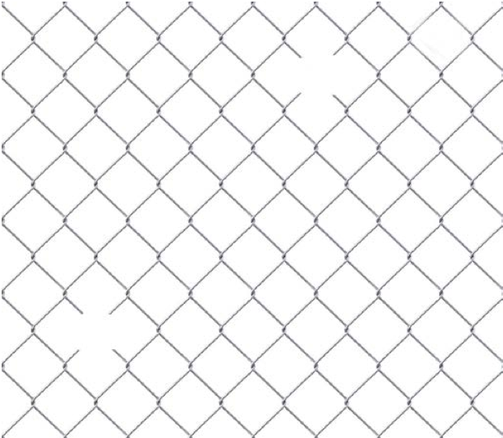
%> input picture Lab_03/fence.png, 503 x 438 px, shrunk from 622 x 542 before the run
$ octave bai2.m   (GNU Octave 9; MATLAB toolbox functions it lacks are replaced by stand-ins)
%> lines starting %> are read from the running program, lines starting %| are printed output that depends on the picture
pkg load image;

I = imread("../fence.png");
%> I is the input picture: size 438x503x3 uint8; mean R, G, B 245.1, 245.1, 245.3

G = imread("../noiseSP.png");
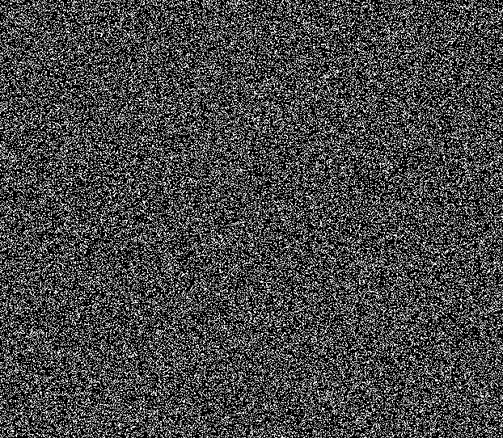
%> input picture Lab_03/noiseSP.png, 503 x 438 px, shrunk from 622 x 542 before the run
%> G is the input picture: size 438x503 uint8; min 0, max 255, mean 70

for channel = 1:3

    sub_I = I(:,:,channel);

    F(:,:,channel) = uint8(sub_I.*not(G));

endfor
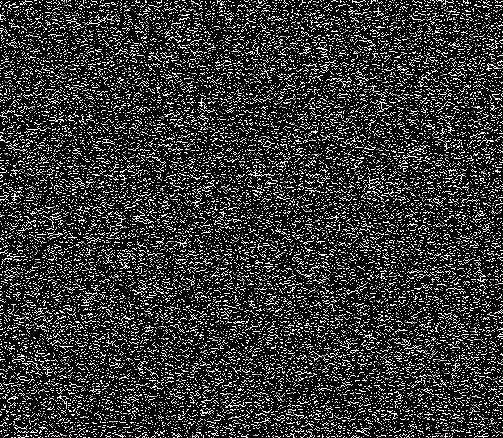
%> F: size 438x503x3 uint8; mean R, G, B 51.3, 51.3, 51.4

fig = figure(1);

subplot(1,2,1),imshow(I);

subplot(1,2,2),imshow(G);

print(fig,"../result/bai2/result_2_1.jpg")

imwrite(F,"../result/bai2/result_2_2.jpg")
